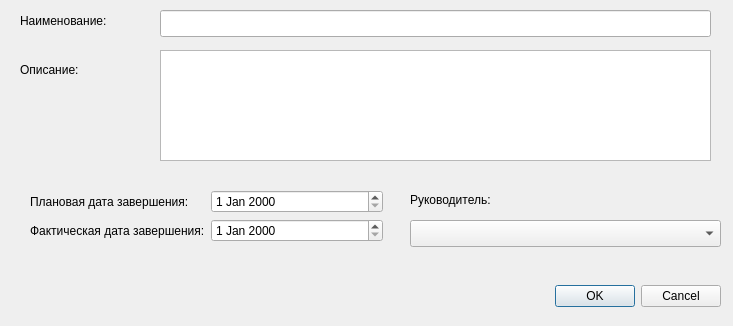
<?xml version="1.0" encoding="UTF-8"?>
<ui version="4.0">
 <class>ProjectsCardDialog</class>
 <widget class="QDialog" name="ProjectsCardDialog">
  <property name="geometry">
   <rect>
    <x>0</x>
    <y>0</y>
    <width>733</width>
    <height>326</height>
   </rect>
  </property>
  <property name="windowTitle">
   <string>Проект</string>
  </property>
  <widget class="QDialogButtonBox" name="m_buttonBox">
   <property name="geometry">
    <rect>
     <x>380</x>
     <y>280</y>
     <width>341</width>
     <height>32</height>
    </rect>
   </property>
   <property name="orientation">
    <enum>Qt::Horizontal</enum>
   </property>
   <property name="standardButtons">
    <set>QDialogButtonBox::Cancel|QDialogButtonBox::Ok</set>
   </property>
  </widget>
  <widget class="QLineEdit" name="m_nameText">
   <property name="geometry">
    <rect>
     <x>160</x>
     <y>10</y>
     <width>551</width>
     <height>27</height>
    </rect>
   </property>
  </widget>
  <widget class="QLabel" name="label">
   <property name="geometry">
    <rect>
     <x>20</x>
     <y>10</y>
     <width>151</width>
     <height>21</height>
    </rect>
   </property>
   <property name="text">
    <string>Наименование:</string>
   </property>
  </widget>
  <widget class="QLabel" name="label_2">
   <property name="geometry">
    <rect>
     <x>20</x>
     <y>60</y>
     <width>91</width>
     <height>19</height>
    </rect>
   </property>
   <property name="text">
    <string>Описание:</string>
   </property>
  </widget>
  <widget class="QTextEdit" name="m_descriptionText">
   <property name="geometry">
    <rect>
     <x>160</x>
     <y>50</y>
     <width>551</width>
     <height>111</height>
    </rect>
   </property>
  </widget>
  <widget class="QLabel" name="m_chiefLabel">
   <property name="geometry">
    <rect>
     <x>410</x>
     <y>190</y>
     <width>301</width>
     <height>19</height>
    </rect>
   </property>
   <property name="text">
    <string>Руководитель:</string>
   </property>
  </widget>
  <widget class="QComboBox" name="m_chiefsList">
   <property name="geometry">
    <rect>
     <x>410</x>
     <y>220</y>
     <width>311</width>
     <height>27</height>
    </rect>
   </property>
  </widget>
  <widget class="QWidget" name="">
   <property name="geometry">
    <rect>
     <x>30</x>
     <y>190</y>
     <width>353</width>
     <height>64</height>
    </rect>
   </property>
   <layout class="QFormLayout" name="formLayout">
    <item row="0" column="0">
     <widget class="QLabel" name="label_3">
      <property name="text">
       <string>Плановая дата завершения:</string>
      </property>
     </widget>
    </item>
    <item row="0" column="1">
     <widget class="QDateEdit" name="m_planDateEdit"/>
    </item>
    <item row="1" column="0">
     <widget class="QLabel" name="label_4">
      <property name="text">
       <string>Фактическая дата завершения:</string>
      </property>
     </widget>
    </item>
    <item row="1" column="1">
     <widget class="QDateEdit" name="m_factDateEdit"/>
    </item>
   </layout>
  </widget>
 </widget>
 <resources/>
 <connections>
  <connection>
   <sender>m_buttonBox</sender>
   <signal>accepted()</signal>
   <receiver>ProjectsCardDialog</receiver>
   <slot>accept()</slot>
   <hints>
    <hint type="sourcelabel">
     <x>248</x>
     <y>254</y>
    </hint>
    <hint type="destinationlabel">
     <x>157</x>
     <y>274</y>
    </hint>
   </hints>
  </connection>
  <connection>
   <sender>m_buttonBox</sender>
   <signal>rejected()</signal>
   <receiver>ProjectsCardDialog</receiver>
   <slot>reject()</slot>
   <hints>
    <hint type="sourcelabel">
     <x>316</x>
     <y>260</y>
    </hint>
    <hint type="destinationlabel">
     <x>286</x>
     <y>274</y>
    </hint>
   </hints>
  </connection>
 </connections>
</ui>
